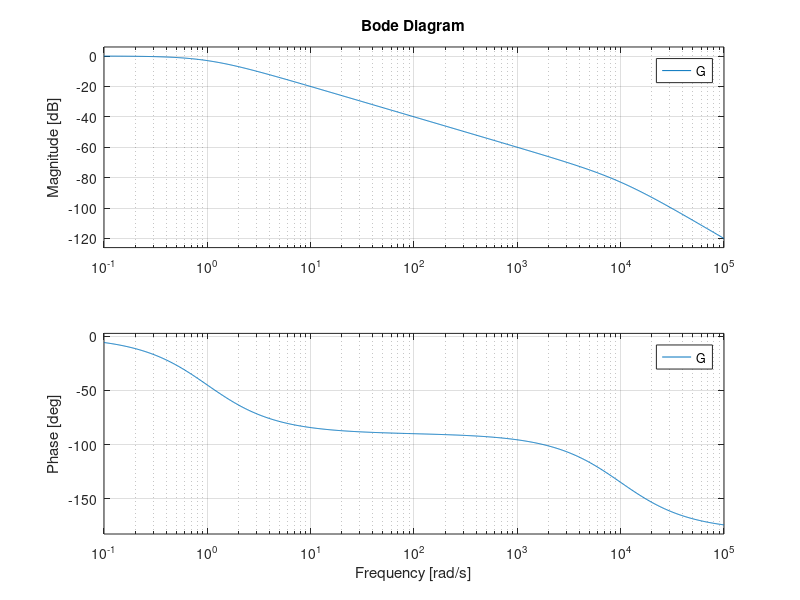

Here is the MATLAB script that generated this plot:
% Lane Levine, Derrick Rasser, Wesley Schumacher
% Group 41
% HW11 Q1 MATLAB

clear all; close all; clc;
format long


G = tf(10000,[1 10001 10000])
bode(G)

p = [1 10001 10000];
r = roots(p)
